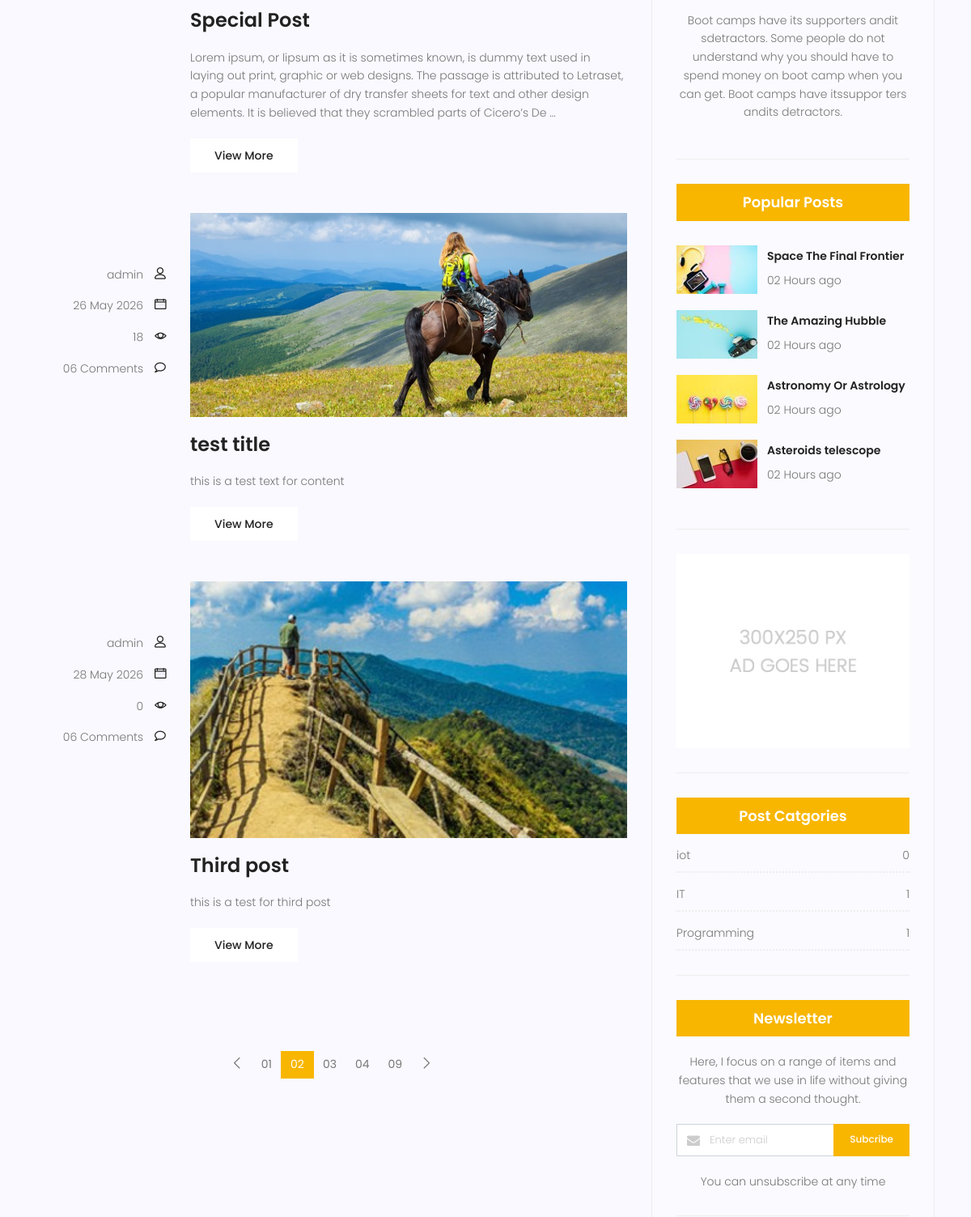
/blog/ (middle part), run on an earlier commit of the app's database.
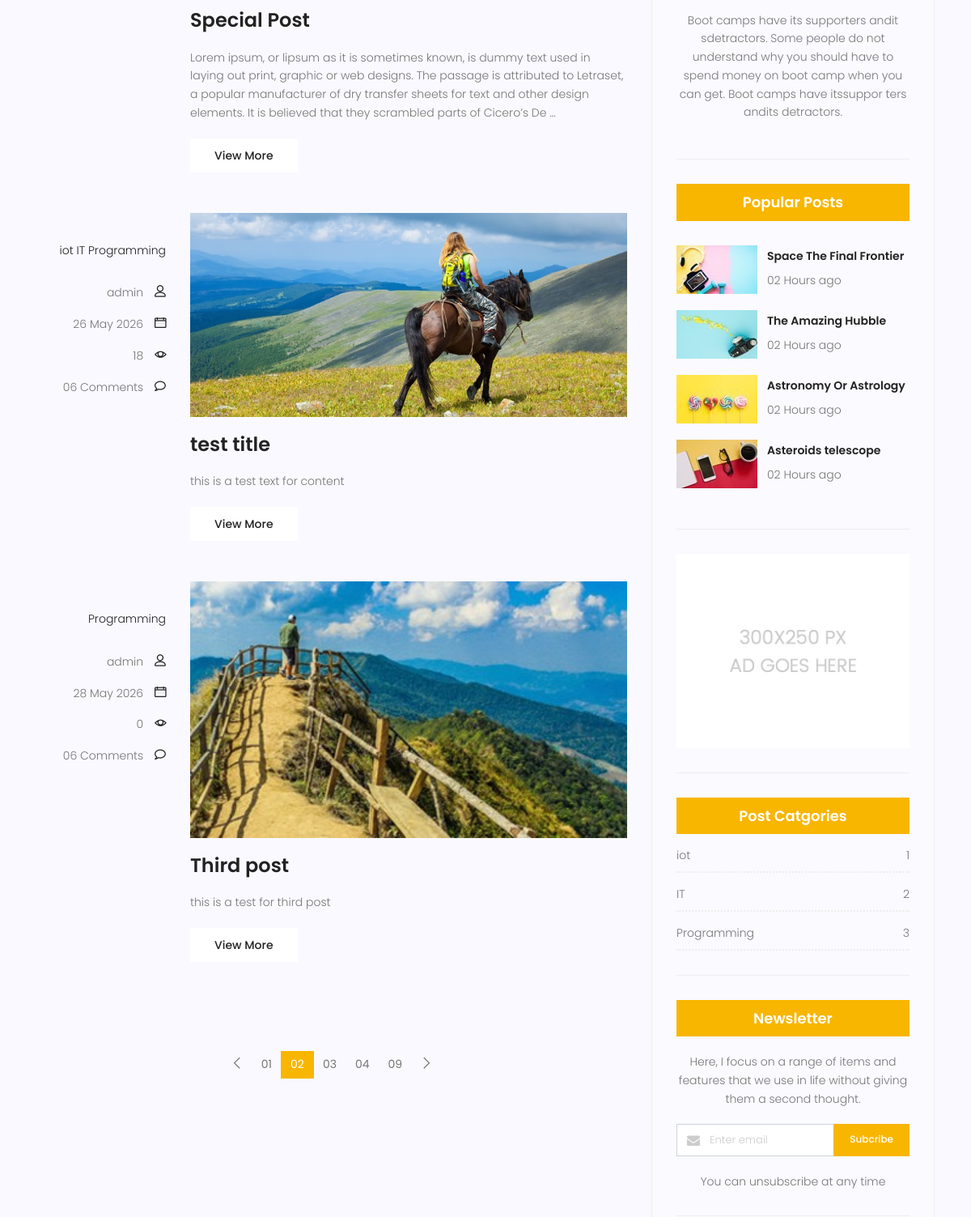
And on a later commit of the database.
### blog/models.py (models this page shows, shortened)
class Post(models.Model):
    image = models.ImageField(upload_to = 'blog/', default='blog/default.jpg')
    author = models.ForeignKey(User, on_delete=models.SET_NULL, null=True)
    title = models.CharField(max_length = 255)
    content = models.TextField()
    category = models.ManyToManyField(Category)
    counted_views = models.IntegerField(default = 0)
    status = models.BooleanField(default=False)
    published_date = models.DateTimeField(null=True)
    created_date= models.DateTimeField(auto_now_add=True)
    updated_date = models.DateTimeField(auto_now=True)
    class Meta:
        ordering = ['-created_date']

class Category(models.Model):
    name = models.CharField(max_length=255)
    def __str__(self):
        return self.name

### blog/views.py (the view)
# urls.py: path('', blog_view, name = 'blog'),
def blog_view(request):
    posts = Post.objects.filter(status = 1)
    context = {'posts': posts}
    return render(request, 'blog/blog-home.html', context)

### blog/templatetags/blog-tags.py (called while the page is built)
@register.inclusion_tag('blog/blog-post-categories.html')
def postcategories():
    posts = Post.objects.filter(status = 1)
    categories = Category.objects.all()
    cat_dict = {}
    for name in categories:
        cat_dict[name] = posts.filter(category=name).count()
    return {'categories':cat_dict}

### templates/blog/blog-home.html (shortened to what this page needs)
{% extends 'base.html' %}
{% load static %}
{% load blog-tags %}
{% block content %}
			<section class="post-content-area">
				<div class="container">
					<div class="row">
						<div class="col-lg-8 posts-list">
							{% for post in posts %}
							<div class="single-post row">
								<div class="col-lg-3  col-md-3 meta-details">
									<ul class="tags">
										 {% for cat in post.category.all %}
											<li><a href="{% url 'blog:category' cat_name=cat.name %}">{{ cat.name }}</a></li>
										{% endfor %}
									</ul>
									<div class="user-details row">
										<p class="user-name col-lg-12 col-md-12 col-6"><a href="#">{{ post.author }}</a> <span class="lnr lnr-user"></span></p>
										<p class="date col-lg-12 col-md-12 col-6"><a href="#">{{ post.published_date|date:'d M Y' }}</a> <span class="lnr lnr-calendar-full"></span></p>
										<p class="view col-lg-12 col-md-12 col-6"><a href="#">{{ post.counted_views }}</a> <span class="lnr lnr-eye"></span></p>
										<p class="comments col-lg-12 col-md-12 col-6"><a href="#">06 Comments</a> <span class="lnr lnr-bubble"></span></p>
									</div>
								</div>
								<div class="col-lg-9 col-md-9 ">
									<div class="feature-img">
										<img class="img-fluid" src="{{ post.image.url }}" alt="">
									</div>
									<a class="posts-title" href="{% url 'blog:single' pid=post.id %}"><h3>{{post.title}}</h3></a>
									<p class="excert">
										{{ post.content|truncatewords:50 }}
									</p>
									<a href="blog-single.html" class="primary-btn">View More</a>
								</div>
							</div>
							{%endfor%}
		                    <nav class="blog-pagination justify-content-center d-flex">
		                        <ul class="pagination">
		                            <li class="page-item">
		                                <a href="#" class="page-link" aria-label="Previous">
		                                    <span aria-hidden="true">
		                                        <span class="lnr lnr-chevron-left"></span>
		                                    </span>
		                                </a>
		                            </li>
		                            <li class="page-item"><a href="#" class="page-link">01</a></li>
		                            <li class="page-item active"><a href="#" class="page-link">02</a></li>
		                            <li class="page-item"><a href="#" class="page-link">03</a></li>
		                            <li class="page-item"><a href="#" class="page-link">04</a></li>
		                            <li class="page-item"><a href="#" class="page-link">09</a></li>
		                            <li class="page-item">
		                                <a href="#" class="page-link" aria-label="Next">
		                                    <span aria-hidden="true">
		                                        <span class="lnr lnr-chevron-right"></span>
		                                    </span>
		                                </a>
		                            </li>
		                        </ul>
		                    </nav>
						</div>
						<div class="col-lg-4 sidebar-widgets">
							<div class="widget-wrap">
									{% include 'blog/blog-writer.html' %}
								<div class="single-sidebar-widget popular-post-widget">
									<h4 class="popular-title">Popular Posts</h4>
									<div class="popular-post-list">
										<div class="single-post-list d-flex flex-row align-items-center">
											<div class="thumb">
												<img class="img-fluid" src="{% static 'img/blog/pp1.jpg' %}" alt="">
											</div>
											<div class="details">
												<a href="blog-single.html"><h6>Space The Final Frontier</h6></a>
												<p>02 Hours ago</p>
											</div>
										</div>
										<div class="single-post-list d-flex flex-row align-items-center">
											<div class="thumb">
												<img class="img-fluid" src="{% static 'img/blog/pp2.jpg' %}" alt="">
											</div>
											<div class="details">
												<a href="blog-single.html"><h6>The Amazing Hubble</h6></a>
												<p>02 Hours ago</p>
											</div>
										</div>
										<div class="single-post-list d-flex flex-row align-items-center">
											<div class="thumb">
												<img class="img-fluid" src="{% static 'img/blog/pp3.jpg' %}" alt="">
											</div>
											<div class="details">
												<a href="blog-single.html"><h6>Astronomy Or Astrology</h6></a>
												<p>02 Hours ago</p>
											</div>
										</div>
										<div class="single-post-list d-flex flex-row align-items-center">
											<div class="thumb">
												<img class="img-fluid" src="{% static 'img/blog/pp4.jpg' %}" alt="">
											</div>
											<div class="details">
												<a href="blog-single.html"><h6>Asteroids telescope</h6></a>
												<p>02 Hours ago</p>
											</div>
										</div>
									</div>
								</div>
								<div class="single-sidebar-widget ads-widget">
									<a href="#"><img class="img-fluid" src="{% static 'img/blog/ads-banner.jpg' %}" alt=""></a>
								</div>
								{% postcategories %}
								<div class="single-sidebar-widget newsletter-widget">
									<h4 class="newsletter-title">Newsletter</h4>
									<p>
										Here, I focus on a range of items and features that we use in life without
										giving them a second thought.
									</p>
									<div class="form-group d-flex flex-row">
									   <div class="col-autos">
									      <div class="input-group">
									        <div class="input-group-prepend">
									          <div class="input-group-text"><i class="fa fa-envelope" aria-hidden="true"></i>
											</div>
									        </div>
									        <input type="text" class="form-control" id="inlineFormInputGroup" placeholder="Enter email" onfocus="this.placeholder = ''" onblur="this.placeholder = 'Enter email'" >
									      </div>
									    </div>
									    <a href="#" class="bbtns">Subcribe</a>
									</div>
									<p class="text-bottom">
										You can unsubscribe at any time
									</p>
								</div>
							</div>
						</div>
					</div>
				</div>
			</section>
			{% endblock %}

### templates/base.html (shortened to what this page needs)
{% load static %}
  <!DOCTYPE html>
	<html lang="zxx" class="no-js">
	<head>
			<link rel="stylesheet" href="{% static 'css/linearicons.css'%}">
			<link rel="stylesheet" href="{% static 'css/font-awesome.min.css'%}">
			<link rel="stylesheet" href="{% static 'css/bootstrap.css'%}">
			<link rel="stylesheet" href="{% static 'css/magnific-popup.css'%}">
			<link rel="stylesheet" href="{% static 'css/jquery-ui.css'%}">
			<link rel="stylesheet" href="{% static 'css/nice-select.css'%}">
			<link rel="stylesheet" href="{% static 'css/animate.min.css'%}">
			<link rel="stylesheet" href="{% static 'css/owl.carousel.css'%}">
			<link rel="stylesheet" href="{% static 'css/main.css'%}">
		</head>
		<body>
            {% block content %}
            {% endblock %}
		</body>
	</html>

### templates/blog/blog-writer.html (shortened to what this page needs)
{% load static %}
<div class="single-sidebar-widget user-info-widget">
	<ul class="social-links">
		<li><a href="#"></a></li>
		<li><a href="#"></a></li>
		<li><a href="#"></a></li>
		<li><a href="#"></a></li>
	</ul>
	<p>
		Boot camps have its supporters andit sdetractors. Some people do not understand why you should have to spend money on boot camp when you can get. Boot camps have itssuppor ters andits detractors.
	</p>
</div>

### templates/blog/blog-post-categories.html
{% load static %}
<div class="single-sidebar-widget post-category-widget">
									<h4 class="category-title">Post Catgories</h4>
									<ul class="cat-list">
                                        {% for name,count in categories.items %}
										    <li>
											    <a href="#" class="d-flex justify-content-between">
											    	<p>{{ name }}</p>
											    	<p>{{ count }}</p>
											    </a>
										    </li>
                                        {% endfor %}
									</ul>
								</div>

What changed in the data, as far as the page shows it:
changed Post "test title": gains Category (name "iot", id "1"); gains Category (name "IT", id "2"); gains Category (name "Programming", id "3")
computed for Category "iot": id "0" → "1"
computed for Category "IT": id "1" → "2"
computed for Category "Programming": id "1" → "3"
changed Post "Third post": gains Category (name "Programming", id "3")
